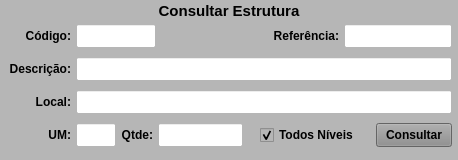
           <widget class="QWidget" name="widget_Cor2" native="true">
            <property name="sizePolicy">
             <sizepolicy hsizetype="Preferred" vsizetype="Preferred">
              <horstretch>0</horstretch>
              <verstretch>0</verstretch>
             </sizepolicy>
            </property>
            <property name="minimumSize">
             <size>
              <width>0</width>
              <height>160</height>
             </size>
            </property>
            <property name="maximumSize">
             <size>
              <width>16777215</width>
              <height>160</height>
             </size>
            </property>
            <property name="styleSheet">
             <string notr="true">background-color: rgb(182, 182, 182);</string>
            </property>
            <layout class="QVBoxLayout" name="verticalLayout_8">
             <property name="spacing">
              <number>1</number>
             </property>
             <property name="leftMargin">
              <number>1</number>
             </property>
             <property name="topMargin">
              <number>1</number>
             </property>
             <property name="rightMargin">
              <number>1</number>
             </property>
             <property name="bottomMargin">
              <number>3</number>
             </property>
             <item>
              <widget class="QLabel" name="label_53">
               <property name="minimumSize">
                <size>
                 <width>0</width>
                 <height>15</height>
                </size>
               </property>
               <property name="maximumSize">
                <size>
                 <width>16777215</width>
                 <height>15</height>
                </size>
               </property>
               <property name="font">
                <font>
                 <pointsize>11</pointsize>
                 <weight>75</weight>
                 <bold>true</bold>
                </font>
               </property>
               <property name="text">
                <string>Consultar Estrutura</string>
               </property>
               <property name="alignment">
                <set>Qt::AlignCenter</set>
               </property>
              </widget>
             </item>
             <item>
              <widget class="QWidget" name="widget_29" native="true">
               <property name="minimumSize">
                <size>
                 <width>0</width>
                 <height>30</height>
                </size>
               </property>
               <property name="maximumSize">
                <size>
                 <width>16777215</width>
                 <height>30</height>
                </size>
               </property>
               <property name="styleSheet">
                <string notr="true"/>
               </property>
               <layout class="QHBoxLayout" name="horizontalLayout_25">
                <property name="spacing">
                 <number>5</number>
                </property>
                <property name="leftMargin">
                 <number>5</number>
                </property>
                <property name="topMargin">
                 <number>3</number>
                </property>
                <property name="rightMargin">
                 <number>5</number>
                </property>
                <property name="bottomMargin">
                 <number>3</number>
                </property>
                <item>
                 <widget class="QLabel" name="label_57">
                  <property name="maximumSize">
                   <size>
                    <width>65</width>
                    <height>16777215</height>
                   </size>
                  </property>
                  <property name="font">
                   <font>
                    <pointsize>9</pointsize>
                    <weight>75</weight>
                    <bold>true</bold>
                   </font>
                  </property>
                  <property name="text">
                   <string>Código:</string>
                  </property>
                  <property name="alignment">
                   <set>Qt::AlignRight|Qt::AlignTrailing|Qt::AlignVCenter</set>
                  </property>
                 </widget>
                </item>
                <item>
                 <widget class="QLineEdit" name="line_Codigo_Estrut">
                  <property name="sizePolicy">
                   <sizepolicy hsizetype="Preferred" vsizetype="Preferred">
                    <horstretch>0</horstretch>
                    <verstretch>0</verstretch>
                   </sizepolicy>
                  </property>
                  <property name="minimumSize">
                   <size>
                    <width>60</width>
                    <height>0</height>
                   </size>
                  </property>
                  <property name="maximumSize">
                   <size>
                    <width>80</width>
                    <height>16777215</height>
                   </size>
                  </property>
                  <property name="font">
                   <font>
                    <pointsize>9</pointsize>
                   </font>
                  </property>
                  <property name="styleSheet">
                   <string notr="true">background-color: rgb(255, 255, 255);</string>
                  </property>
                  <property name="alignment">
                   <set>Qt::AlignCenter</set>
                  </property>
                 </widget>
                </item>
                <item>
                 <widget class="QLabel" name="label_14">
                  <property name="text">
                   <string/>
                  </property>
                 </widget>
                </item>
                <item>
                 <widget class="QLabel" name="label_58">
                  <property name="maximumSize">
                   <size>
                    <width>80</width>
                    <height>16777215</height>
                   </size>
                  </property>
                  <property name="font">
                   <font>
                    <pointsize>9</pointsize>
                    <weight>75</weight>
                    <bold>true</bold>
                   </font>
                  </property>
                  <property name="text">
                   <string>Referência:</string>
                  </property>
                  <property name="alignment">
                   <set>Qt::AlignRight|Qt::AlignTrailing|Qt::AlignVCenter</set>
                  </property>
                 </widget>
                </item>
                <item>
                 <widget class="QLineEdit" name="line_Referencia_Estrut">
                  <property name="sizePolicy">
                   <sizepolicy hsizetype="Preferred" vsizetype="Preferred">
                    <horstretch>0</horstretch>
                    <verstretch>0</verstretch>
                   </sizepolicy>
                  </property>
                  <property name="minimumSize">
                   <size>
                    <width>0</width>
                    <height>0</height>
                   </size>
                  </property>
                  <property name="maximumSize">
                   <size>
                    <width>16777215</width>
                    <height>16777215</height>
                   </size>
                  </property>
                  <property name="font">
                   <font>
                    <pointsize>9</pointsize>
                   </font>
                  </property>
                  <property name="cursor">
                   <cursorShape>IBeamCursor</cursorShape>
                  </property>
                  <property name="styleSheet">
                   <string notr="true">background-color: rgb(255, 255, 255);</string>
                  </property>
                  <property name="inputMask">
                   <string/>
                  </property>
                  <property name="text">
                   <string/>
                  </property>
                  <property name="maxLength">
                   <number>20</number>
                  </property>
                  <property name="frame">
                   <bool>true</bool>
                  </property>
                  <property name="echoMode">
                   <enum>QLineEdit::Normal</enum>
                  </property>
                  <property name="alignment">
                   <set>Qt::AlignLeading|Qt::AlignLeft|Qt::AlignVCenter</set>
                  </property>
                 </widget>
                </item>
               </layout>
              </widget>
             </item>
             <item>
              <widget class="QWidget" name="widget_30" native="true">
               <property name="minimumSize">
                <size>
                 <width>0</width>
                 <height>30</height>
                </size>
               </property>
               <property name="maximumSize">
                <size>
                 <width>16777215</width>
                 <height>30</height>
                </size>
               </property>
               <property name="styleSheet">
                <string notr="true"/>
               </property>
               <layout class="QHBoxLayout" name="horizontalLayout_26">
                <property name="spacing">
                 <number>5</number>
                </property>
                <property name="leftMargin">
                 <number>5</number>
                </property>
                <property name="topMargin">
                 <number>3</number>
                </property>
                <property name="rightMargin">
                 <number>5</number>
                </property>
                <property name="bottomMargin">
                 <number>3</number>
                </property>
                <item>
                 <widget class="QLabel" name="label_59">
                  <property name="maximumSize">
                   <size>
                    <width>65</width>
                    <height>16777215</height>
                   </size>
                  </property>
                  <property name="font">
                   <font>
                    <pointsize>9</pointsize>
                    <weight>75</weight>
                    <bold>true</bold>
                   </font>
                  </property>
                  <property name="text">
                   <string>Descrição:</string>
                  </property>
                  <property name="alignment">
                   <set>Qt::AlignRight|Qt::AlignTrailing|Qt::AlignVCenter</set>
                  </property>
                 </widget>
                </item>
                <item>
                 <widget class="QLineEdit" name="line_Descricao_Estrut">
                  <property name="sizePolicy">
                   <sizepolicy hsizetype="Preferred" vsizetype="Preferred">
                    <horstretch>0</horstretch>
                    <verstretch>0</verstretch>
                   </sizepolicy>
                  </property>
                  <property name="minimumSize">
                   <size>
                    <width>0</width>
                    <height>0</height>
                   </size>
                  </property>
                  <property name="maximumSize">
                   <size>
                    <width>16777215</width>
                    <height>16777215</height>
                   </size>
                  </property>
                  <property name="font">
                   <font>
                    <pointsize>9</pointsize>
                   </font>
                  </property>
                  <property name="styleSheet">
                   <string notr="true">background-color: rgb(255, 255, 255);</string>
                  </property>
                  <property name="alignment">
                   <set>Qt::AlignLeading|Qt::AlignLeft|Qt::AlignVCenter</set>
                  </property>
                 </widget>
                </item>
               </layout>
              </widget>
             </item>
             <item>
              <widget class="QWidget" name="widget_32" native="true">
               <property name="minimumSize">
                <size>
                 <width>0</width>
                 <height>30</height>
                </size>
               </property>
               <property name="maximumSize">
                <size>
                 <width>16777215</width>
                 <height>30</height>
                </size>
               </property>
               <property name="styleSheet">
                <string notr="true"/>
               </property>
               <layout class="QHBoxLayout" name="horizontalLayout_28">
                <property name="spacing">
                 <number>5</number>
                </property>
                <property name="leftMargin">
                 <number>5</number>
                </property>
                <property name="topMargin">
                 <number>3</number>
                </property>
                <property name="rightMargin">
                 <number>5</number>
                </property>
                <property name="bottomMargin">
                 <number>3</number>
                </property>
                <item>
                 <widget class="QLabel" name="label_41">
                  <property name="maximumSize">
                   <size>
                    <width>65</width>
                    <height>16777215</height>
                   </size>
                  </property>
                  <property name="font">
                   <font>
                    <pointsize>9</pointsize>
                    <weight>75</weight>
                    <bold>true</bold>
                   </font>
                  </property>
                  <property name="text">
                   <string>Local:</string>
                  </property>
                  <property name="alignment">
                   <set>Qt::AlignRight|Qt::AlignTrailing|Qt::AlignVCenter</set>
                  </property>
                 </widget>
                </item>
                <item>
                 <widget class="QLineEdit" name="line_Local_Estrut">
                  <property name="sizePolicy">
                   <sizepolicy hsizetype="Preferred" vsizetype="Preferred">
                    <horstretch>0</horstretch>
                    <verstretch>0</verstretch>
                   </sizepolicy>
                  </property>
                  <property name="minimumSize">
                   <size>
                    <width>0</width>
                    <height>0</height>
                   </size>
                  </property>
                  <property name="maximumSize">
                   <size>
                    <width>16777215</width>
                    <height>16777215</height>
                   </size>
                  </property>
                  <property name="font">
                   <font>
                    <pointsize>9</pointsize>
                   </font>
                  </property>
                  <property name="cursor">
                   <cursorShape>IBeamCursor</cursorShape>
                  </property>
                  <property name="styleSheet">
                   <string notr="true">background-color: rgb(255, 255, 255);</string>
                  </property>
                  <property name="inputMask">
                   <string/>
                  </property>
                  <property name="text">
                   <string/>
                  </property>
                  <property name="maxLength">
                   <number>30</number>
                  </property>
                  <property name="frame">
                   <bool>true</bool>
                  </property>
                  <property name="echoMode">
                   <enum>QLineEdit::Normal</enum>
                  </property>
                  <property name="alignment">
                   <set>Qt::AlignLeading|Qt::AlignLeft|Qt::AlignVCenter</set>
                  </property>
                 </widget>
                </item>
               </layout>
              </widget>
             </item>
             <item>
              <widget class="QWidget" name="widget_33" native="true">
               <property name="minimumSize">
                <size>
                 <width>0</width>
                 <height>30</height>
                </size>
               </property>
               <property name="maximumSize">
                <size>
                 <width>16777215</width>
                 <height>30</height>
                </size>
               </property>
               <property name="styleSheet">
                <string notr="true"/>
               </property>
               <layout class="QHBoxLayout" name="horizontalLayout_13">
                <property name="spacing">
                 <number>5</number>
                </property>
                <property name="leftMargin">
                 <number>5</number>
                </property>
                <property name="topMargin">
                 <number>3</number>
                </property>
                <property name="rightMargin">
                 <number>5</number>
                </property>
                <property name="bottomMargin">
                 <number>3</number>
                </property>
                <item>
                 <widget class="QLabel" name="label_23">
                  <property name="minimumSize">
                   <size>
                    <width>65</width>
                    <height>0</height>
                   </size>
                  </property>
                  <property name="maximumSize">
                   <size>
                    <width>65</width>
                    <height>16777215</height>
                   </size>
                  </property>
                  <property name="font">
                   <font>
                    <pointsize>9</pointsize>
                    <weight>75</weight>
                    <bold>true</bold>
                   </font>
                  </property>
                  <property name="text">
                   <string>UM:</string>
                  </property>
                  <property name="alignment">
                   <set>Qt::AlignRight|Qt::AlignTrailing|Qt::AlignVCenter</set>
                  </property>
                 </widget>
                </item>
                <item>
                 <widget class="QLineEdit" name="line_UM_Estrut">
                  <property name="sizePolicy">
                   <sizepolicy hsizetype="Preferred" vsizetype="Preferred">
                    <horstretch>0</horstretch>
                    <verstretch>0</verstretch>
                   </sizepolicy>
                  </property>
                  <property name="minimumSize">
                   <size>
                    <width>40</width>
                    <height>0</height>
                   </size>
                  </property>
                  <property name="maximumSize">
                   <size>
                    <width>40</width>
                    <height>16777215</height>
                   </size>
                  </property>
                  <property name="font">
                   <font>
                    <pointsize>9</pointsize>
                   </font>
                  </property>
                  <property name="styleSheet">
                   <string notr="true">background-color: rgb(255, 255, 255);</string>
                  </property>
                  <property name="alignment">
                   <set>Qt::AlignCenter</set>
                  </property>
                 </widget>
                </item>
                <item>
                 <widget class="QLabel" name="label_33">
                  <property name="maximumSize">
                   <size>
                    <width>40</width>
                    <height>16777215</height>
                   </size>
                  </property>
                  <property name="font">
                   <font>
                    <pointsize>9</pointsize>
                    <weight>75</weight>
                    <bold>true</bold>
                   </font>
                  </property>
                  <property name="text">
                   <string>Qtde:</string>
                  </property>
                  <property name="alignment">
                   <set>Qt::AlignRight|Qt::AlignTrailing|Qt::AlignVCenter</set>
                  </property>
                 </widget>
                </item>
                <item>
                 <widget class="QLineEdit" name="line_Qtde_Estrut">
                  <property name="sizePolicy">
                   <sizepolicy hsizetype="Preferred" vsizetype="Preferred">
                    <horstretch>0</horstretch>
                    <verstretch>0</verstretch>
                   </sizepolicy>
                  </property>
                  <property name="minimumSize">
                   <size>
                    <width>85</width>
                    <height>0</height>
                   </size>
                  </property>
                  <property name="maximumSize">
                   <size>
                    <width>85</width>
                    <height>16777215</height>
                   </size>
                  </property>
                  <property name="font">
                   <font>
                    <pointsize>9</pointsize>
                   </font>
                  </property>
                  <property name="cursor">
                   <cursorShape>IBeamCursor</cursorShape>
                  </property>
                  <property name="styleSheet">
                   <string notr="true">background-color: rgb(255, 255, 255);</string>
                  </property>
                  <property name="inputMask">
                   <string/>
                  </property>
                  <property name="text">
                   <string/>
                  </property>
                  <property name="frame">
                   <bool>true</bool>
                  </property>
                  <property name="echoMode">
                   <enum>QLineEdit::Normal</enum>
                  </property>
                  <property name="alignment">
                   <set>Qt::AlignCenter</set>
                  </property>
                 </widget>
                </item>
                <item>
                 <widget class="QLabel" name="label_5">
                  <property name="text">
                   <string/>
                  </property>
                 </widget>
                </item>
                <item>
                 <widget class="QCheckBox" name="check_Nivel">
                  <property name="font">
                   <font>
                    <pointsize>9</pointsize>
                    <weight>75</weight>
                    <bold>true</bold>
                   </font>
                  </property>
                  <property name="text">
                   <string>Todos Níveis</string>
                  </property>
                  <property name="checked">
                   <bool>true</bool>
                  </property>
                 </widget>
                </item>
                <item>
                 <widget class="QLabel" name="label_7">
                  <property name="text">
                   <string/>
                  </property>
                 </widget>
                </item>
                <item>
                 <widget class="QPushButton" name="btn_Consultar_Estrut">
                  <property name="sizePolicy">
                   <sizepolicy hsizetype="Preferred" vsizetype="Preferred">
                    <horstretch>0</horstretch>
                    <verstretch>0</verstretch>
                   </sizepolicy>
                  </property>
                  <property name="minimumSize">
                   <size>
                    <width>76</width>
                    <height>0</height>
                   </size>
                  </property>
                  <property name="maximumSize">
                   <size>
                    <width>76</width>
                    <height>16777215</height>
                   </size>
                  </property>
                  <property name="font">
                   <font>
                    <pointsize>9</pointsize>
                    <weight>75</weight>
                    <bold>true</bold>
                   </font>
                  </property>
                  <property name="cursor">
                   <cursorShape>PointingHandCursor</cursorShape>
                  </property>
                  <property name="layoutDirection">
                   <enum>Qt::LeftToRight</enum>
                  </property>
                  <property name="autoFillBackground">
                   <bool>false</bool>
                  </property>
                  <property name="styleSheet">
                   <string notr="true">background-color: rgb(141, 141, 141);</string>
                  </property>
                  <property name="text">
                   <string>Consultar</string>
                  </property>
                  <property name="checkable">
                   <bool>false</bool>
                  </property>
                  <property name="autoDefault">
                   <bool>false</bool>
                  </property>
                  <property name="default">
                   <bool>false</bool>
                  </property>
                  <property name="flat">
                   <bool>false</bool>
                  </property>
                 </widget>
                </item>
               </layout>
              </widget>
             </item>
            </layout>
           </widget>
